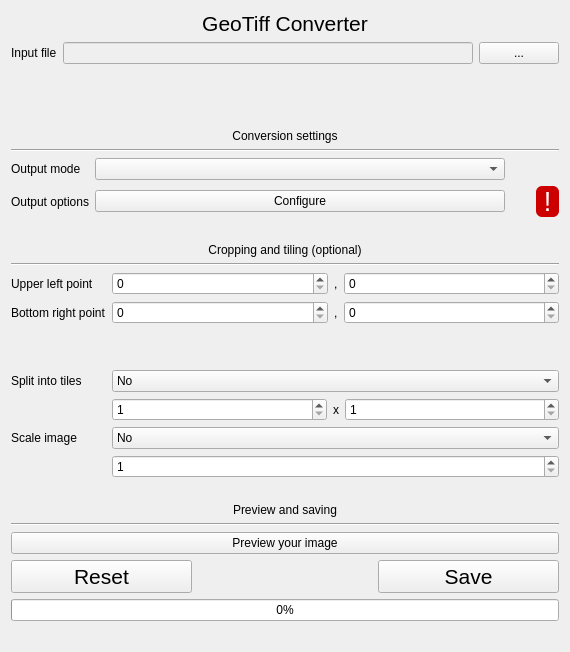
<?xml version="1.0" encoding="UTF-8"?>
<ui version="4.0">
 <class>GeotiffWindow</class>
 <widget class="QWidget" name="GeotiffWindow">
  <property name="geometry">
   <rect>
    <x>0</x>
    <y>0</y>
    <width>570</width>
    <height>652</height>
   </rect>
  </property>
  <property name="windowTitle">
   <string>Form</string>
  </property>
  <layout class="QVBoxLayout" name="verticalLayout_2">
   <item>
    <widget class="QLabel" name="label_8">
     <property name="sizePolicy">
      <sizepolicy hsizetype="Preferred" vsizetype="Fixed">
       <horstretch>0</horstretch>
       <verstretch>0</verstretch>
      </sizepolicy>
     </property>
     <property name="font">
      <font>
       <pointsize>16</pointsize>
      </font>
     </property>
     <property name="text">
      <string>GeoTiff Converter</string>
     </property>
     <property name="alignment">
      <set>Qt::AlignCenter</set>
     </property>
    </widget>
   </item>
   <item>
    <layout class="QVBoxLayout" name="verticalLayout">
     <item>
      <layout class="QGridLayout" name="gridLayout_3">
       <item row="0" column="1">
        <widget class="QLineEdit" name="lineEdit_inputFile">
         <property name="enabled">
          <bool>false</bool>
         </property>
         <property name="sizePolicy">
          <sizepolicy hsizetype="MinimumExpanding" vsizetype="Fixed">
           <horstretch>0</horstretch>
           <verstretch>0</verstretch>
          </sizepolicy>
         </property>
        </widget>
       </item>
       <item row="0" column="0">
        <widget class="QLabel" name="label">
         <property name="sizePolicy">
          <sizepolicy hsizetype="Preferred" vsizetype="Fixed">
           <horstretch>0</horstretch>
           <verstretch>0</verstretch>
          </sizepolicy>
         </property>
         <property name="text">
          <string>Input file</string>
         </property>
         <property name="alignment">
          <set>Qt::AlignLeading|Qt::AlignLeft|Qt::AlignVCenter</set>
         </property>
        </widget>
       </item>
       <item row="0" column="2">
        <widget class="QPushButton" name="pushButton_inputFile">
         <property name="sizePolicy">
          <sizepolicy hsizetype="Fixed" vsizetype="Fixed">
           <horstretch>0</horstretch>
           <verstretch>0</verstretch>
          </sizepolicy>
         </property>
         <property name="text">
          <string>...</string>
         </property>
        </widget>
       </item>
      </layout>
     </item>
     <item>
      <spacer name="verticalSpacer">
       <property name="orientation">
        <enum>Qt::Vertical</enum>
       </property>
       <property name="sizeType">
        <enum>QSizePolicy::Preferred</enum>
       </property>
       <property name="sizeHint" stdset="0">
        <size>
         <width>20</width>
         <height>40</height>
        </size>
       </property>
      </spacer>
     </item>
     <item>
      <widget class="QLabel" name="label_5">
       <property name="sizePolicy">
        <sizepolicy hsizetype="Preferred" vsizetype="Preferred">
         <horstretch>0</horstretch>
         <verstretch>0</verstretch>
        </sizepolicy>
       </property>
       <property name="styleSheet">
        <string notr="true"/>
       </property>
       <property name="text">
        <string>Conversion settings</string>
       </property>
       <property name="alignment">
        <set>Qt::AlignBottom|Qt::AlignHCenter</set>
       </property>
      </widget>
     </item>
     <item>
      <widget class="Line" name="line">
       <property name="sizePolicy">
        <sizepolicy hsizetype="Minimum" vsizetype="Maximum">
         <horstretch>0</horstretch>
         <verstretch>0</verstretch>
        </sizepolicy>
       </property>
       <property name="minimumSize">
        <size>
         <width>0</width>
         <height>0</height>
        </size>
       </property>
       <property name="contextMenuPolicy">
        <enum>Qt::DefaultContextMenu</enum>
       </property>
       <property name="autoFillBackground">
        <bool>false</bool>
       </property>
       <property name="styleSheet">
        <string notr="true"/>
       </property>
       <property name="orientation">
        <enum>Qt::Horizontal</enum>
       </property>
      </widget>
     </item>
     <item>
      <layout class="QGridLayout" name="gridLayout_2">
       <property name="sizeConstraint">
        <enum>QLayout::SetDefaultConstraint</enum>
       </property>
       <item row="2" column="1">
        <widget class="QComboBox" name="comboBox_outputMode">
         <property name="sizePolicy">
          <sizepolicy hsizetype="Minimum" vsizetype="Fixed">
           <horstretch>0</horstretch>
           <verstretch>0</verstretch>
          </sizepolicy>
         </property>
        </widget>
       </item>
       <item row="3" column="2">
        <widget class="QLabel" name="label_outputModeSuccess">
         <property name="sizePolicy">
          <sizepolicy hsizetype="Fixed" vsizetype="Fixed">
           <horstretch>0</horstretch>
           <verstretch>0</verstretch>
          </sizepolicy>
         </property>
         <property name="font">
          <font>
           <pointsize>20</pointsize>
          </font>
         </property>
         <property name="styleSheet">
          <string notr="true">background-color: rgb(204, 0, 0);
color: rgb(255, 255, 255);
margin-left:25%;
border-radius:6%;</string>
         </property>
         <property name="text">
          <string> ! </string>
         </property>
         <property name="scaledContents">
          <bool>false</bool>
         </property>
         <property name="alignment">
          <set>Qt::AlignCenter</set>
         </property>
         <property name="margin">
          <number>0</number>
         </property>
        </widget>
       </item>
       <item row="3" column="0">
        <widget class="QLabel" name="label_outputModeOptions">
         <property name="sizePolicy">
          <sizepolicy hsizetype="Preferred" vsizetype="Preferred">
           <horstretch>0</horstretch>
           <verstretch>0</verstretch>
          </sizepolicy>
         </property>
         <property name="text">
          <string>Output options</string>
         </property>
        </widget>
       </item>
       <item row="2" column="0">
        <widget class="QLabel" name="label_outputMode">
         <property name="sizePolicy">
          <sizepolicy hsizetype="Fixed" vsizetype="Preferred">
           <horstretch>0</horstretch>
           <verstretch>0</verstretch>
          </sizepolicy>
         </property>
         <property name="text">
          <string>Output mode</string>
         </property>
        </widget>
       </item>
       <item row="3" column="1">
        <widget class="QPushButton" name="pushButton_outputModeConfigure">
         <property name="sizePolicy">
          <sizepolicy hsizetype="Minimum" vsizetype="Fixed">
           <horstretch>0</horstretch>
           <verstretch>0</verstretch>
          </sizepolicy>
         </property>
         <property name="text">
          <string>Configure</string>
         </property>
        </widget>
       </item>
      </layout>
     </item>
     <item>
      <widget class="QLabel" name="label_7">
       <property name="sizePolicy">
        <sizepolicy hsizetype="Preferred" vsizetype="Preferred">
         <horstretch>0</horstretch>
         <verstretch>0</verstretch>
        </sizepolicy>
       </property>
       <property name="text">
        <string>Cropping and tiling (optional)</string>
       </property>
       <property name="alignment">
        <set>Qt::AlignBottom|Qt::AlignHCenter</set>
       </property>
      </widget>
     </item>
     <item>
      <widget class="Line" name="line_2">
       <property name="orientation">
        <enum>Qt::Horizontal</enum>
       </property>
      </widget>
     </item>
     <item>
      <layout class="QGridLayout" name="gridLayout">
       <item row="3" column="1">
        <spacer name="verticalSpacer_3">
         <property name="orientation">
          <enum>Qt::Vertical</enum>
         </property>
         <property name="sizeType">
          <enum>QSizePolicy::Ignored</enum>
         </property>
         <property name="sizeHint" stdset="0">
          <size>
           <width>20</width>
           <height>40</height>
          </size>
         </property>
        </spacer>
       </item>
       <item row="7" column="1">
        <widget class="QSpinBox" name="spinBox_scale">
         <property name="minimum">
          <number>1</number>
         </property>
         <property name="maximum">
          <number>100000000</number>
         </property>
         <property name="value">
          <number>1</number>
         </property>
        </widget>
       </item>
       <item row="2" column="0">
        <widget class="QLabel" name="label_11">
         <property name="text">
          <string>Bottom right point</string>
         </property>
        </widget>
       </item>
       <item row="1" column="1">
        <layout class="QHBoxLayout" name="horizontalLayout_2">
         <item>
          <widget class="QSpinBox" name="lineEdit_cropStartX">
           <property name="sizePolicy">
            <sizepolicy hsizetype="Expanding" vsizetype="Preferred">
             <horstretch>0</horstretch>
             <verstretch>0</verstretch>
            </sizepolicy>
           </property>
           <property name="maximum">
            <number>100000000</number>
           </property>
          </widget>
         </item>
         <item>
          <widget class="QLabel" name="label_3">
           <property name="text">
            <string>,</string>
           </property>
          </widget>
         </item>
         <item>
          <widget class="QSpinBox" name="lineEdit_cropStartY">
           <property name="sizePolicy">
            <sizepolicy hsizetype="Expanding" vsizetype="Preferred">
             <horstretch>0</horstretch>
             <verstretch>0</verstretch>
            </sizepolicy>
           </property>
           <property name="maximum">
            <number>100000000</number>
           </property>
          </widget>
         </item>
        </layout>
       </item>
       <item row="2" column="1">
        <layout class="QHBoxLayout" name="horizontalLayout_5">
         <item>
          <widget class="QSpinBox" name="lineEdit_cropEndX">
           <property name="sizePolicy">
            <sizepolicy hsizetype="Expanding" vsizetype="Preferred">
             <horstretch>0</horstretch>
             <verstretch>0</verstretch>
            </sizepolicy>
           </property>
           <property name="maximum">
            <number>100000000</number>
           </property>
          </widget>
         </item>
         <item>
          <widget class="QLabel" name="label_6">
           <property name="text">
            <string>,</string>
           </property>
          </widget>
         </item>
         <item>
          <widget class="QSpinBox" name="lineEdit_cropEndY">
           <property name="sizePolicy">
            <sizepolicy hsizetype="Expanding" vsizetype="Preferred">
             <horstretch>0</horstretch>
             <verstretch>0</verstretch>
            </sizepolicy>
           </property>
           <property name="maximum">
            <number>100000000</number>
           </property>
          </widget>
         </item>
        </layout>
       </item>
       <item row="5" column="1">
        <layout class="QHBoxLayout" name="horizontalLayout_3">
         <item>
          <widget class="QSpinBox" name="lineEdit_tilesX">
           <property name="sizePolicy">
            <sizepolicy hsizetype="Expanding" vsizetype="Fixed">
             <horstretch>0</horstretch>
             <verstretch>0</verstretch>
            </sizepolicy>
           </property>
           <property name="minimum">
            <number>1</number>
           </property>
           <property name="maximum">
            <number>100000000</number>
           </property>
          </widget>
         </item>
         <item>
          <widget class="QLabel" name="label_x">
           <property name="text">
            <string>x</string>
           </property>
          </widget>
         </item>
         <item>
          <widget class="QSpinBox" name="lineEdit_tilesY">
           <property name="sizePolicy">
            <sizepolicy hsizetype="Expanding" vsizetype="Fixed">
             <horstretch>0</horstretch>
             <verstretch>0</verstretch>
            </sizepolicy>
           </property>
           <property name="minimum">
            <number>1</number>
           </property>
           <property name="maximum">
            <number>100000000</number>
           </property>
          </widget>
         </item>
        </layout>
       </item>
       <item row="4" column="1">
        <widget class="QComboBox" name="comboBox_splitIntoTiles">
         <item>
          <property name="text">
           <string>No</string>
          </property>
         </item>
         <item>
          <property name="text">
           <string>Split by number of tiles</string>
          </property>
         </item>
         <item>
          <property name="text">
           <string>Split by tile size</string>
          </property>
         </item>
        </widget>
       </item>
       <item row="6" column="0">
        <widget class="QLabel" name="label_9">
         <property name="text">
          <string>Scale image</string>
         </property>
        </widget>
       </item>
       <item row="1" column="0">
        <widget class="QLabel" name="label_2">
         <property name="text">
          <string>Upper left point</string>
         </property>
        </widget>
       </item>
       <item row="6" column="1">
        <widget class="QComboBox" name="comboBox_scaleImage">
         <item>
          <property name="text">
           <string>No</string>
          </property>
         </item>
         <item>
          <property name="text">
           <string>Decrease</string>
          </property>
         </item>
         <item>
          <property name="text">
           <string>Increase</string>
          </property>
         </item>
        </widget>
       </item>
       <item row="4" column="0">
        <widget class="QLabel" name="label_splitIntoTiles">
         <property name="text">
          <string>Split into tiles</string>
         </property>
        </widget>
       </item>
      </layout>
     </item>
     <item>
      <widget class="QLabel" name="label_4">
       <property name="sizePolicy">
        <sizepolicy hsizetype="Preferred" vsizetype="Preferred">
         <horstretch>0</horstretch>
         <verstretch>0</verstretch>
        </sizepolicy>
       </property>
       <property name="text">
        <string>Preview and saving</string>
       </property>
       <property name="alignment">
        <set>Qt::AlignBottom|Qt::AlignHCenter</set>
       </property>
      </widget>
     </item>
     <item>
      <widget class="Line" name="line_3">
       <property name="orientation">
        <enum>Qt::Horizontal</enum>
       </property>
      </widget>
     </item>
     <item>
      <widget class="QPushButton" name="pushButton_preview">
       <property name="sizePolicy">
        <sizepolicy hsizetype="Preferred" vsizetype="Fixed">
         <horstretch>0</horstretch>
         <verstretch>0</verstretch>
        </sizepolicy>
       </property>
       <property name="text">
        <string>Preview your image</string>
       </property>
      </widget>
     </item>
     <item>
      <layout class="QGridLayout" name="gridLayout_4">
       <item row="0" column="2">
        <widget class="QPushButton" name="pushButton_save">
         <property name="sizePolicy">
          <sizepolicy hsizetype="MinimumExpanding" vsizetype="Fixed">
           <horstretch>0</horstretch>
           <verstretch>0</verstretch>
          </sizepolicy>
         </property>
         <property name="font">
          <font>
           <pointsize>16</pointsize>
          </font>
         </property>
         <property name="text">
          <string>Save</string>
         </property>
        </widget>
       </item>
       <item row="0" column="1">
        <spacer name="horizontalSpacer">
         <property name="orientation">
          <enum>Qt::Horizontal</enum>
         </property>
         <property name="sizeHint" stdset="0">
          <size>
           <width>40</width>
           <height>20</height>
          </size>
         </property>
        </spacer>
       </item>
       <item row="0" column="0">
        <widget class="QPushButton" name="pushButton_reset">
         <property name="sizePolicy">
          <sizepolicy hsizetype="MinimumExpanding" vsizetype="Fixed">
           <horstretch>0</horstretch>
           <verstretch>0</verstretch>
          </sizepolicy>
         </property>
         <property name="font">
          <font>
           <pointsize>16</pointsize>
          </font>
         </property>
         <property name="text">
          <string>Reset</string>
         </property>
        </widget>
       </item>
      </layout>
     </item>
    </layout>
   </item>
   <item>
    <widget class="QProgressBar" name="progressBar">
     <property name="value">
      <number>0</number>
     </property>
     <property name="textVisible">
      <bool>true</bool>
     </property>
     <property name="orientation">
      <enum>Qt::Horizontal</enum>
     </property>
     <property name="invertedAppearance">
      <bool>false</bool>
     </property>
     <property name="textDirection">
      <enum>QProgressBar::TopToBottom</enum>
     </property>
    </widget>
   </item>
   <item>
    <widget class="QLabel" name="label_progress">
     <property name="sizePolicy">
      <sizepolicy hsizetype="Preferred" vsizetype="Fixed">
       <horstretch>0</horstretch>
       <verstretch>0</verstretch>
      </sizepolicy>
     </property>
     <property name="text">
      <string/>
     </property>
     <property name="alignment">
      <set>Qt::AlignHCenter|Qt::AlignTop</set>
     </property>
    </widget>
   </item>
  </layout>
 </widget>
 <resources/>
 <connections/>
</ui>
